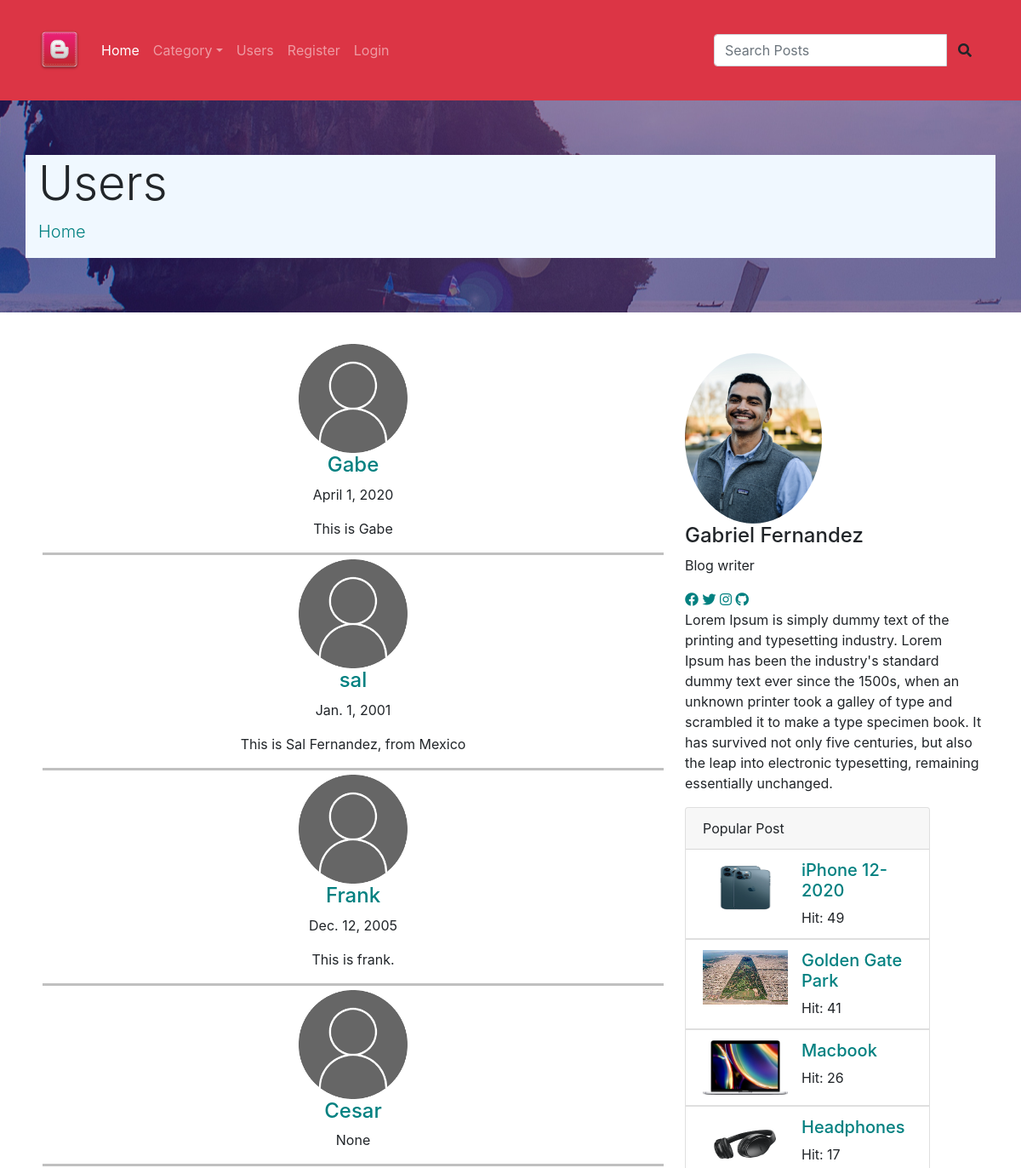
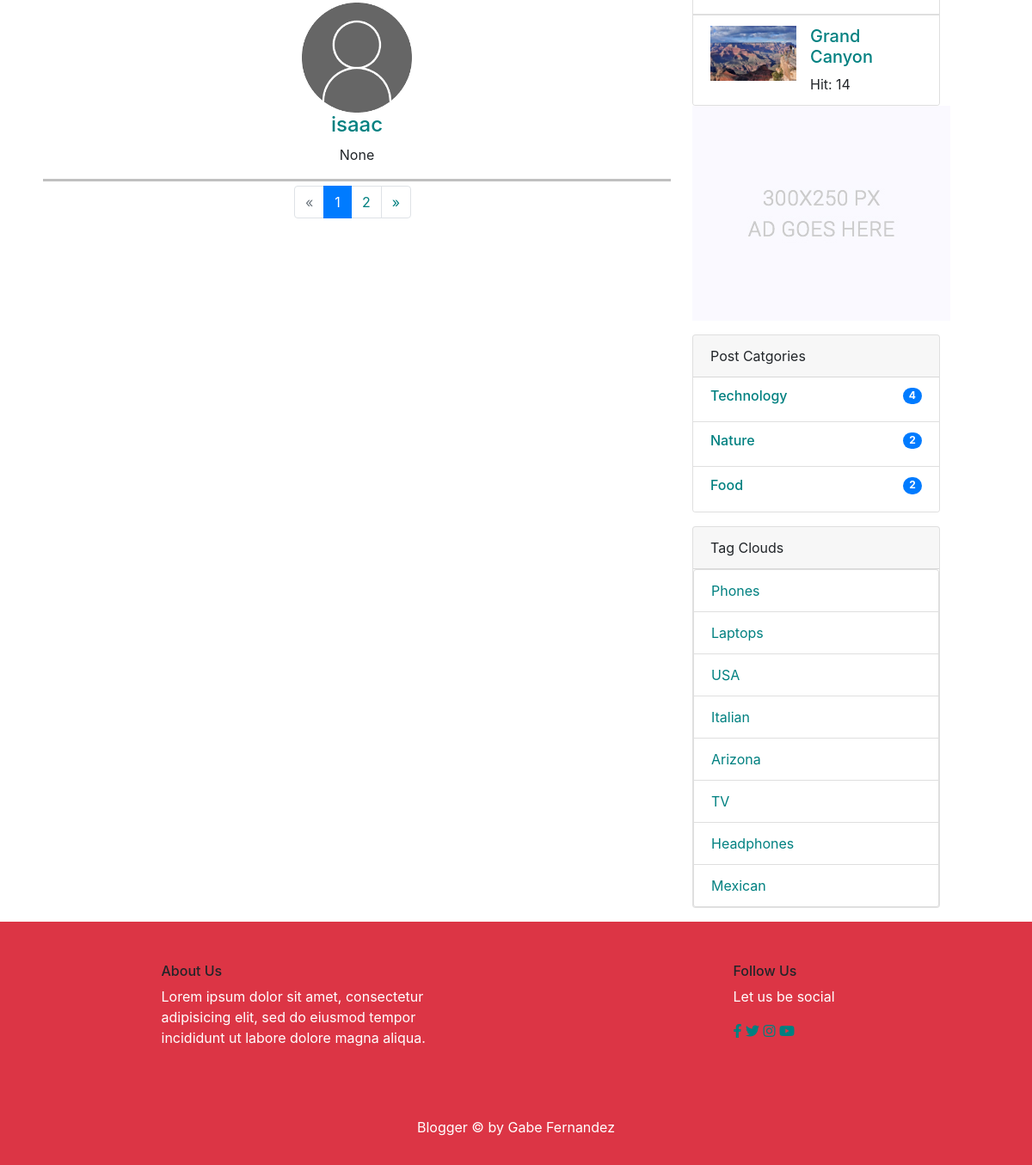
/users/, run on an earlier commit of the app's database (2 pictures, top to bottom).
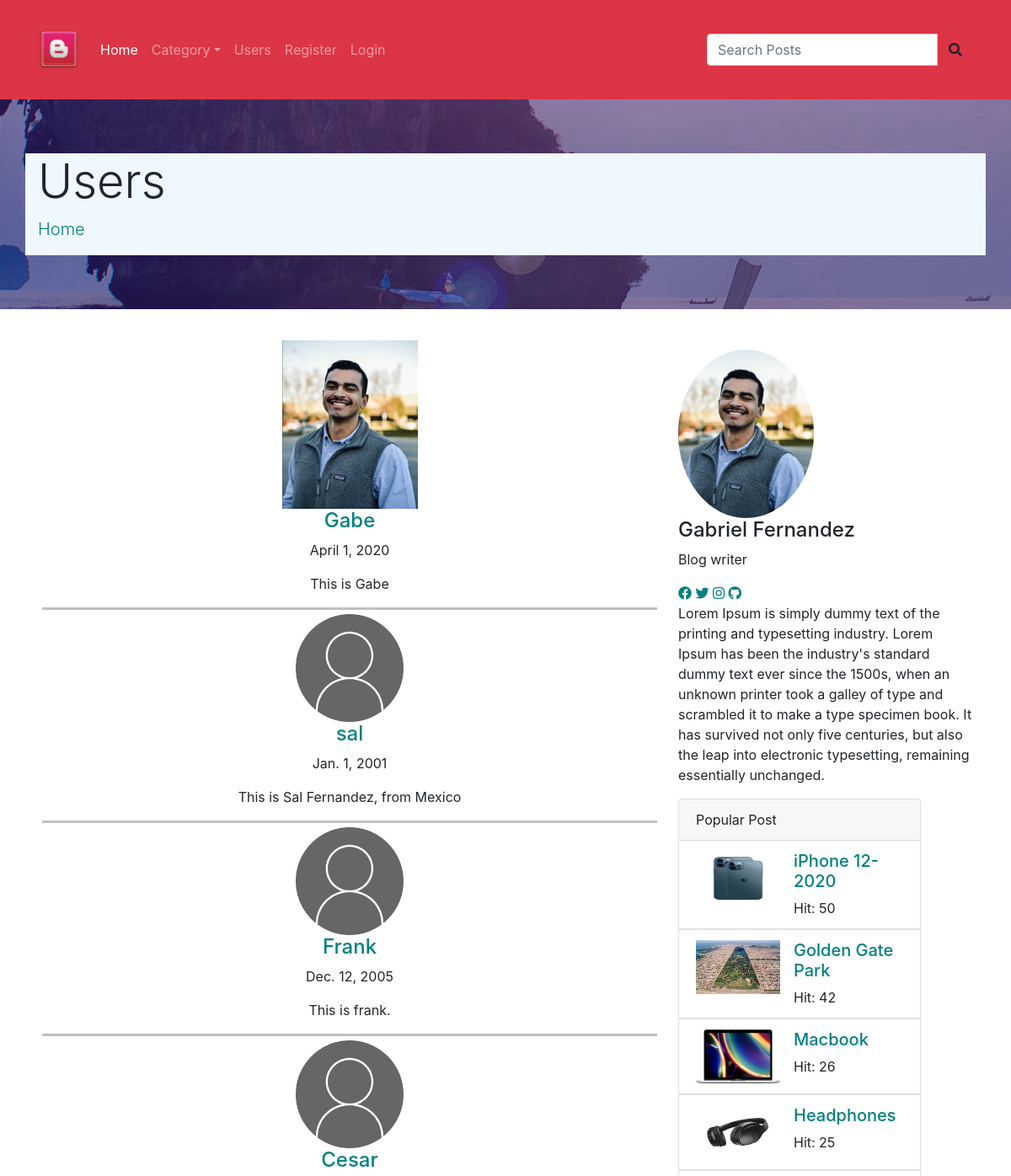
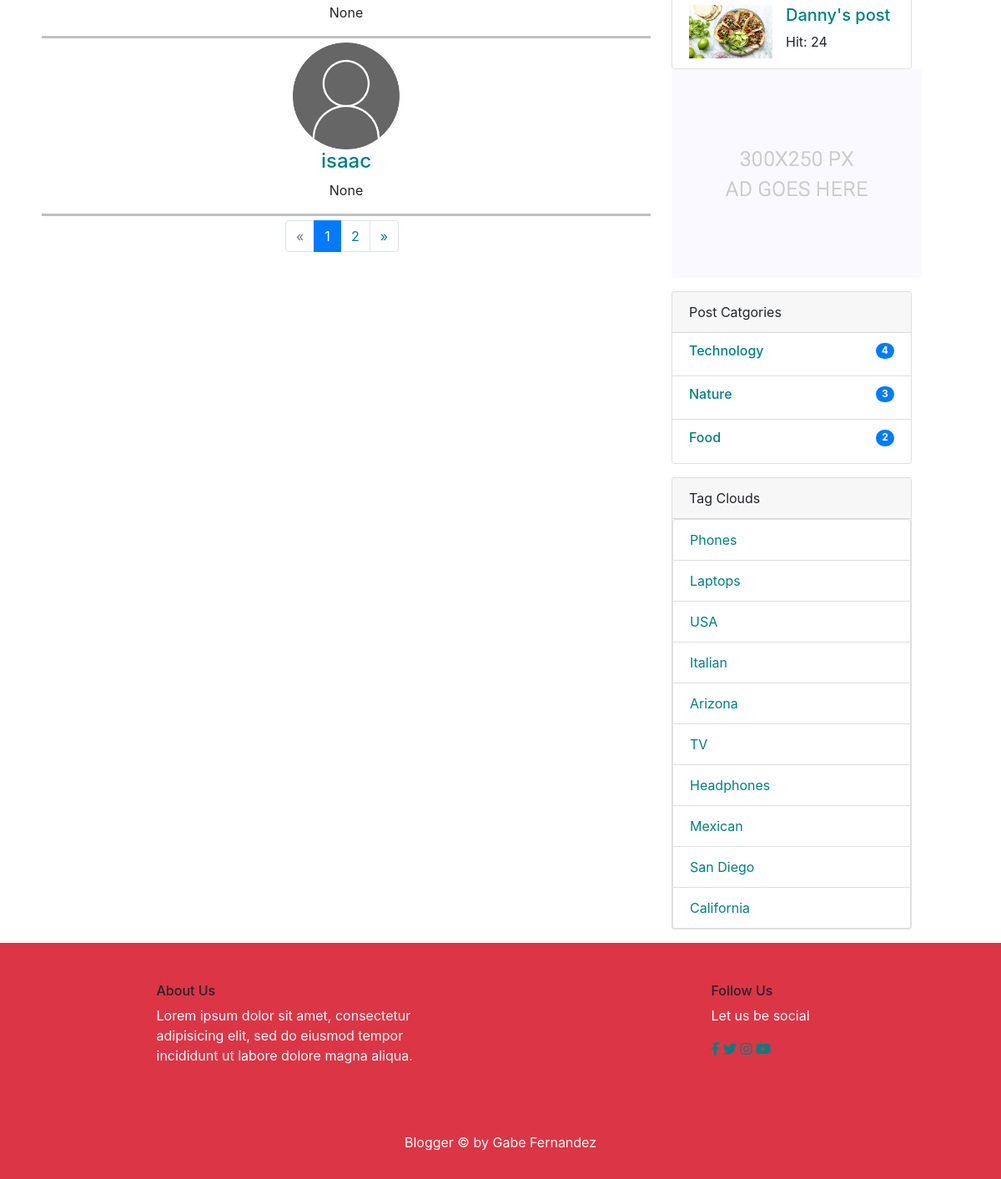
And on a later commit of the database (2 pictures, top to bottom).
### users/models.py (models this page shows, shortened)
class UserProfile(models.Model):
    user = models.OneToOneField(settings.AUTH_USER_MODEL, on_delete=models.CASCADE)
    birthday = models.DateField(null=True, blank=True)
    bio = models.TextField(max_length=250, blank=True)
    image = models.ImageField(blank=True, null=True, default='users/user_default.png', upload_to='users')
    slug = models.SlugField(editable=False)

### posts/models.py (models this page shows, shortened)
class Post(models.Model):
    title = models.CharField(max_length=150)
    content = models.TextField()
    publishing_date = models.DateField(auto_now_add=True)
    image = models.ImageField(blank=True, null=True, upload_to='uploads')
    user = models.ForeignKey(settings.AUTH_USER_MODEL, on_delete=models.CASCADE)
    slug = models.SlugField(default="slug", editable=False)
    category = models.ForeignKey(Category, on_delete=models.CASCADE, related_name="posts", default=1)
    tag = models.ManyToManyField(Tag, related_name="posts", blank=True)
    slider_post = models.BooleanField(default=False)
    hit = models.PositiveIntegerField(default=0)

class Category(models.Model):
    title = models.CharField(max_length=100)
    slug = models.SlugField(editable=False)
    def post_count(self):
        return self.posts.all().count()

class Tag(models.Model):
    title = models.CharField(max_length=50)
    slug = models.SlugField(editable=False)
    def __str__(self):
        return self.title

### users/views.py (the view)
# urls.py: path('', UserListView.as_view(), name="user_list"),
class UserListView(ListView):
    template_name = 'users/user-list.html'
    model = UserProfile
    context_object_name = 'profiles'
    paginate_by = 5
    def get_context_data(self, **kwargs):
        context = super(UserListView, self).get_context_data(**kwargs)
        return context

### posts/templatetags/custom_tags.py (called while the page is built)
@register.simple_tag(name="categories")
def all_categories():
    return Category.objects.all()

@register.simple_tag(name="tags")
def all_tags():
    return Tag.objects.all()

@register.simple_tag(name="hit_posts")
def hit_posts():
    return Post.objects.order_by('-hit')[:5]

### templates/users/user-list.html (shortened to what this page needs)
{% extends 'posts/base.html'%}
{% load static %}
{% block content %}
        <div class="jumbotron jumbotron-fluid banner">
          <div class="container d-flex justify-content-center flex-column banner-text">
            <h1 class="display-4">Users</h1>
            <p class="lead"><a href="{% url 'index' %}">Home</a></p>
          </div>
        </div>
        <section class="blog_area ">
            <div class="container">
                <div class="row">
                    <div class="col-lg-8">
                        <div class="blog_left_sidebar" style="text-align:center;">
                            {% for profile in profiles %}
                            <div class="container" style="margin:5px; border-bottom:solid; border-color:silver">
                                <img src="{{profile.image.url}}">
								<a href="{% url 'users:user_posts' pk=profile.user.pk %}"> <h4>{{ profile.user.username }}</h4></a>
								<p>{{profile.birthday}}</p>
                                <p>{{profile.bio}}</p>
                            </div>
                            {% endfor %}
							{% if is_paginated %}
                            <nav class="blog-pagination justify-content-center d-flex">
		                        <ul class="pagination">
									{% if page_obj.has_previous %}
		                            <li class="page-item">
		                                <a href="?page={{page_obj.previous_page_number}}" class="page-link" aria-label="Previous">
		                                    <span aria-hidden="true">
		                                        <span aria-hidden="true">&laquo;</span>
        										<span class="sr-only">Previous</span>
		                                    </span>
		                                </a>
		                            </li>
									{%else%}
		                            <li class="page-item disabled">
		                                <a href="#" class="page-link" aria-label="Previous">
		                                    <span aria-hidden="true">
		                                        <span aria-hidden="true">&laquo;</span>
		                                    </span>
		                                </a>
		                            </li>
									{%endif%}
									{% for i in paginator.page_range %}
									{%if page_obj.number == i %}
		                            <li class="page-item active"><a href="#" class="page-link">{{i}}</a></li>
									{%else%}
		                            <li class="page-item"><a href="?page={{i}}" class="page-link">{{i}}</a></li>
									{%endif%}
									{%endfor%}
									{% if page_obj.has_next%}
		                            <li class="page-item">
		                                <a href="?page={{page_obj.next_page_number}}" class="page-link" aria-label="Next">
		                                    <span aria-hidden="true">
		                                        <span aria-hidden="true">&raquo;</span>
		                                    </span>
		                                </a>
		                            </li>
									{%endif%}
		                        </ul>
		                    </nav>
							{% endif %}
                        </div>
                    </div>
                    {% include 'posts/sidebar.html' %}
                </div>
            </div>
        </section>
{% endblock %}

### templates/posts/base.html (shortened to what this page needs)
<!doctype html>
<html lang="en">
    <head>
        {% load static %}
        {% load custom_tags %}
        <link rel="stylesheet" href="https://cdnjs.cloudflare.com/ajax/libs/font-awesome/5.15.1/css/all.min.css">
        <link rel="stylesheet" href="https://cdn.jsdelivr.net/npm/bootstrap@4.5.3/dist/css/bootstrap.min.css">
        <link rel="stylesheet" type="text/css" href="{% static 'css/mycss.css'%}">
    </head>
    <body>
        <header class="header">
				<nav class="navbar navbar-expand-lg navbar-dark bg-danger">
					<div class="container my-3">
						<a class="navbar-brand " href="{% url 'index'%}"><img src="{% static "img/favicon.png" %}" alt="" width="50" height="50" alt="" loading="lazy"></a>
						<div class="collapse navbar-collapse" id="navbarNavDropdown">
                            <ul class="navbar-nav mr-auto">
								<li class="nav-item active"><a class="nav-link" href="{% url 'index'%}">Home</a></li>
                                <li class="nav-item dropdown">
									<a class="nav-link dropdown-toggle" href="#" id="navbarDropdown" role="button" data-toggle="dropdown" aria-haspopup="true" aria-expanded="false">Category</a>
                                        {% categories as categories %}
                                </li>
                                <li class="nav-item"><a class="nav-link" href="{% url 'users:user_list'%}">Users</a></li>
                                {% if user.is_authenticated %}
                                <li class="nav-item"><a class="nav-link" href="{% url 'create_post'%}">Add New Post</a></li>
								<li class="nav-item submenu dropdown">
									<a href="#" class="nav-link dropdown-toggle" data-toggle="dropdown" role="button" aria-haspopup="true" aria-expanded="false">{{user.username}}</a>
									<div class="dropdown-menu" aria-labelledby="navbarDropdown">
										<a class="dropdown-item" href="{% url 'users:profile'%}">My Profile</a>
                                        <a class="dropdown-item" href="{% url 'users:password_change'%}">Change Password</a>
                                        <a class="dropdown-item" href="{% url 'users:logout' %}">Logout</a>
									</div>
								</li>
                                {% else %}
                                <li class="nav-item"><a class="nav-link" href="{% url 'users:register'%}">Register</a></li>
                                <li class="nav-item"><a class="nav-link" href="{% url 'users:login'%}">Login</a></li>
                                {% endif %}
							</ul>
                        <aside class="my-3 rounded  d-flex flex-row-reverse">
                                <form action="{% url 'search' %}" method="GET" >
                                    <div class="input-group">
                                        <input type="text" class="form-control" placeholder="Search Posts" name="q">
                                        <span class="input-group-btn">
                                            <button class="btn btn-default" type="submit"><i class="fas fa-search "></i></button>
                                        </span>
                                    </div>
                                </form>
                            </aside>
					</div>
				</nav>
        </header>
    {% block content %}
    {% endblock %}
        <footer class="footer-area bg-danger " style="display:flex">
            <div class="container">
                <div class="row my-5 d-flex justify-content-around">
                    <div class="col-lg-4  col-md-4 col-sm-4">
                        <div class=" ">
                            <h6 class="footer_title">About Us</h6>
                            <p>Lorem ipsum dolor sit amet, consectetur adipisicing elit, sed do eiusmod tempor incididunt ut labore dolore magna aliqua.</p>
                        </div>
                    </div>
                    <div class="col-lg-2 col-md-6 col-sm-6">
                        <div class="social_footer">
                            <h6 class="footer_title">Follow Us</h6>
                            <p>Let us be social</p>
                            <div class="f_social">
                                <a href="#"><i class="fab fa-facebook-f"></i></a>
								<a href="#"><i class="fab fa-twitter"></i></a>
								<a href="#"><i class="fab fa-instagram"></i></a>
								<a href="#"><i class="fab fa-youtube"></i></a>
                            </div>
                        </div>
                    </div>
                </div>
                <div class="footer-copyright text-center py-3">
                    <p class="col-lg-12 footer-text text-center">
                        Blogger &copy; by Gabe Fernandez
                    </p>
                </div>
            </div>
        </footer>
    </body>
</html>

### templates/posts/sidebar.html (shortened to what this page needs)
{% load static %}
{% load custom_tags %}
<div id=" sidebar"class=" col-lg-4" >
                        <div class="blog_right_sidebar my-3">
                            <aside class="author_section">
                                <img class="author_img rounded-circle" id="author_img" src="{% static "img/blog/gabe.png" %}" alt="">
                                <h4>Gabriel Fernandez</h4>
                                <p>Blog writer</p>
                                <div class="social_icon">
                                    <a href="#"><i class="fab fa-facebook"></i></a>
                                    <a href="#"><i class="fab fa-twitter"></i></a>
                                    <a href="#"><i class="fab fa-instagram"></i></a>
                                    <a href="#"><i class="fab fa-github"></i></a>
                                </div>
                                <p>Lorem Ipsum is simply dummy text of the printing and typesetting industry. Lorem Ipsum has been the industry's standard dummy text ever since the 1500s, when an unknown printer took a galley of type and scrambled it to make a type specimen book. It has survived not only five centuries, but also the leap into electronic typesetting, remaining essentially unchanged.</p>
                            </aside>
                            <div class="card" style="width: 18rem;">
                               <div class="card-header">
                                    Popular Post
                               </div>
                                {% hit_posts as posts %}
                                {% for post in posts %}
                               <ul class="list-group list-group-flush">
                                    <li class="list-group-item">
                                        <div class="media">
                                            <img src="{{post.image.url}}" class="mr-3" alt="..." style="height:64px; width:100px;">
                                            <div class="media-body">
                                                <a href="{% url 'detail' post.pk post.slug %}"><h5>{{ post.title }}</h5></a>
                                                Hit: {{post.hit}}
                                            </div>
                                        </div>
                                    </li>
                               </ul>
                                {%endfor %}
                            </div>
                            <aside class="single_sidebar_widget">
                                <a href="#"><img class="img-fluid" src="{% static "img/blog/add.jpg" %}" alt=""></a>
                            </aside>
                            <div class="card mt-3 " style="width: 18rem;">
                                <div class="card-header">
                                    Post Catgories
                                </div>
                                <ul class="list-group list-group-flush">
                                    {% categories as categories %}
                                    {% for category in categories %}
                                    <li class="list-group-item">
                                        <a href="{% url 'category_detail' pk=category.pk slug=category.slug %}" class="d-flex justify-content-between">
                                            <h6>{{category.title}}</h6>
                                            <h6 class="badge badge-primary badge-pill">{{category.post_count}}</h6>
                                        </a>
                                    </li>
                                    {% endfor %}
                                </ul>
                            </div>
                            <div class="card mt-3" style="width: 18rem;">
                                <div class="card-header">
                                    Tag Clouds
                                </div>
                                <ul class="list-group">
                                    {% tags as labels %}
                                    {% for label in labels%}
                                    <li class="list-group-item"><a href="{% url 'tag_detail' slug=label.slug%}">{{label}}</a></li>
                                    {% endfor %}
                                </ul>
                            </div>
                        </div>
                    </div>

### static/css/mycss.css (style rules this page uses)
a:link { color: teal; background-color: transparent; text-decoration: none; }
.banner { background: url(../img/banner/home-banner.jpg) no-repeat scroll center center; display:flex; }
.banner-text { background-color:#F0F8FF; }
#author_img { width:auto; height:200px; }
footer p { color:white; }

What changed in the data, as far as the page shows it:
no longer on this page (row edited): Post: image (picture), title "Grand Canyon", hit "14"
changed UserProfile "April 1, 2020": image: picture added in place of a placeholder
changed Post "iPhone 12-2020": hit "49" → "50"
changed Post "Golden Gate Park": hit "41" → "42"
changed Post "Headphones": hit "17" → "25"
now on this page (row edited): Post: image (picture), title "Danny's post", hit "24"
computed for Category "Nature": post_count "2" → "3"
added Tag: title "San Diego"
added Tag: title "California"
